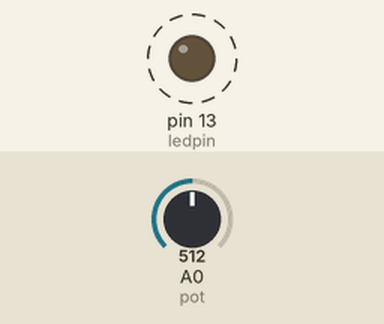
A sketch run on a simulated Arduino Uno, built with avr-gcc and run on an emulated ATmega328P. On the bench: output pins drawn as LEDs (lit = HIGH). Dashed ring = blinking. Inputs (shaded band) come from the test bench; at power-on: A0 (pot) = 512.

Above: at 1.8 s.
1.9 s: A0 (pot) set to 0
At 3.0 s:
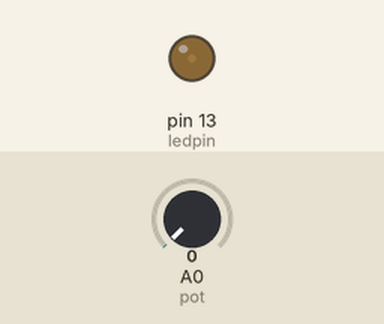
3.6 s: A0 (pot) set to 122
At 3.9 s:
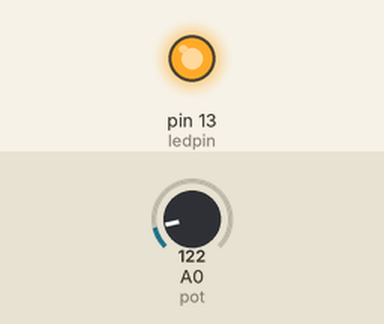
Timing chart, 0 to 13.1 s (numbered marks = the images above; inputs shaded):
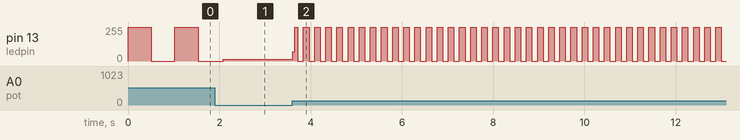

Measured:
- after the input at 3.6 s, pin 13 (ledpin): 15/255 → 68/255 at once, then moves between 0/255 and 255/255, repeating every 0.24 s
- by itself, pin 13 (ledpin): alternates 255/255 for 0.51 s and 0/255 for 0.51 s

The sketch:

blink_led_with_pot.ino
```cpp
const int ledpin = 13;
const int pot = 0;


void setup() {
  pinMode(ledpin, OUTPUT);
}

void loop() {

  int val = analogRead(pot);
  digitalWrite(ledpin, HIGH);
  delay(val);
  digitalWrite(ledpin, LOW);
  delay(val);
}
```
